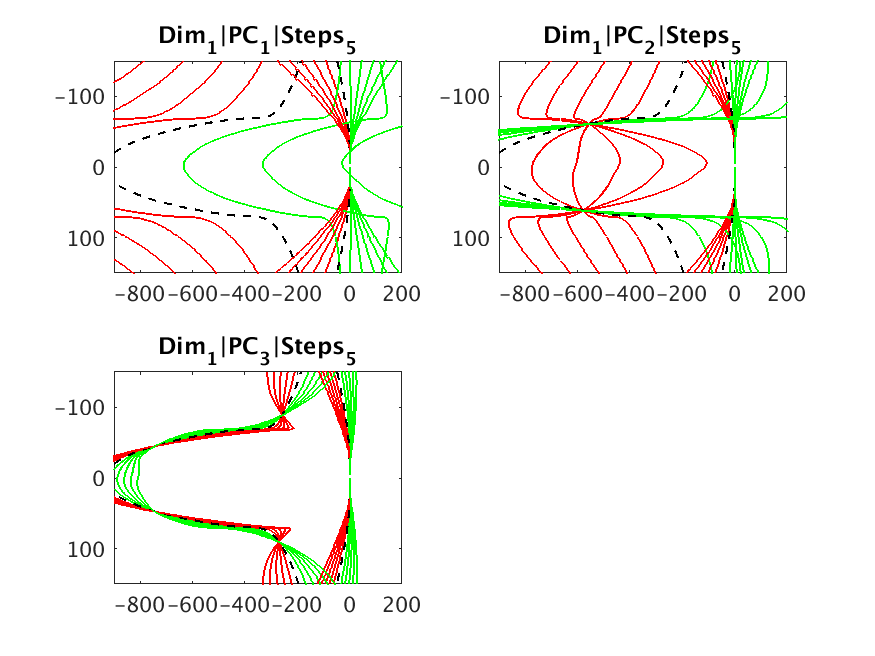
%> input picture data/348roots/180906_PCSweep_xCoords.tif, 875 x 656 px
$ octave --eval "result = getThresholdLevel(imread('../../../../../../data/348roots/180906_PCSweep_xCoords.tif'));"   (GNU Octave 9; MATLAB toolbox functions it lacks are replaced by stand-ins)
%> lines starting %> are read from the running program, lines starting %| are printed output that depends on the picture
function [level,G] = getThresholdLevel(I)
    % convert to hsv
    HSV = rgb2hsv(I);
%> HSV: size 656x875x3 double; mean H, S, V 0.00655, 0.0376, 0.98
    % get the gray scale image - the value component
    G = HSV(:,:,3);
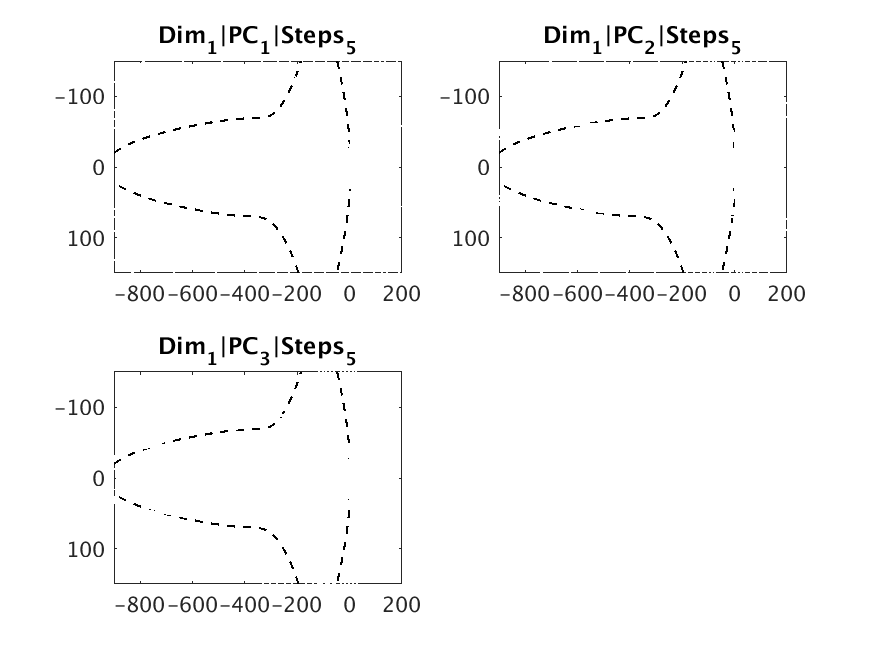
%> G: size 656x875 double; min 0, max 1, mean 0.98
    % smooth the image
    h = fspecial('gaussian',[31 31],5);
    G = imfilter(G,h);
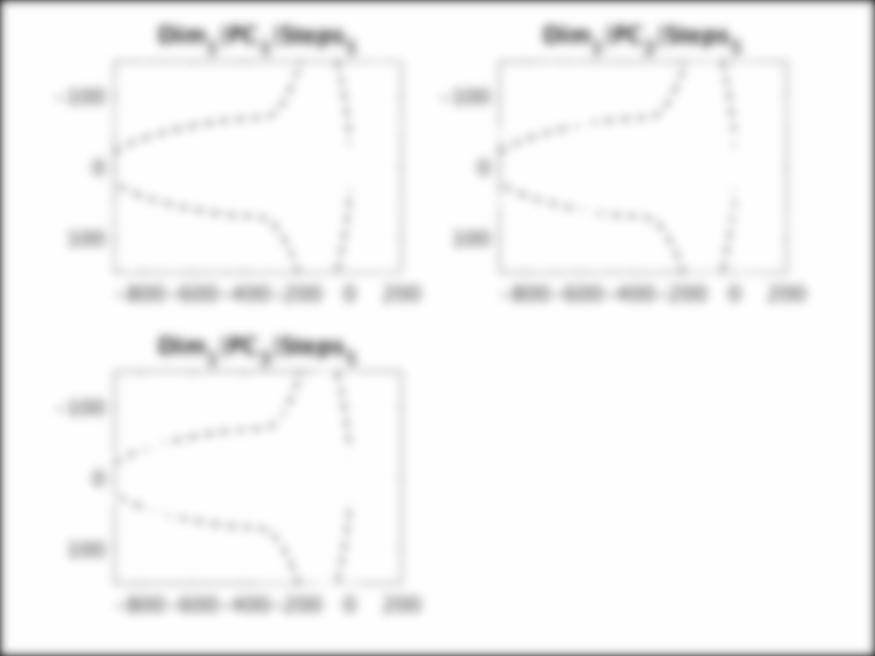
%> G: size 656x875 double; min 0.292, max 1, mean 0.969
    % get the histogram
    [y xi] = hist(G(:),255);
%> y = 255 values, max 359620 at index 255, min 0 at index 2, mean 2251; xi = 255 values from 0.293 to 0.999
    % take the log of the histogram
    y = log(y);
    % dilate to find max peaks
    yd = imdilate(y,ones([1 31]));
    fidx = find(yd == y);
%> fidx = [16 30 43 64 90 118 145 169 190 255]
    % get the height of the max peaks
    yvalue = y(fidx);
%> yvalue = [2.08 2.08 2.08 2.77 7.99 8.01 8.02 8.11 8.13 12.79]
    % sort by max
    [~,sidx] = sort(yvalue,'descend');
%> sidx = [10 9 8 7 6 5 4 1 2 3]
    % get the location of the max
    fidx = fidx(sidx(1:2));
%> fidx = [255 190]
    % find the min between the peaks
    [~,loc3] = min(y(fidx(1):fidx(2)));
%> loc3 = []
    % offset the min location by the first peak
    loc3 = loc3 + fidx(1);
    % get the level
    level = xi(loc3);
%> level = []
end
